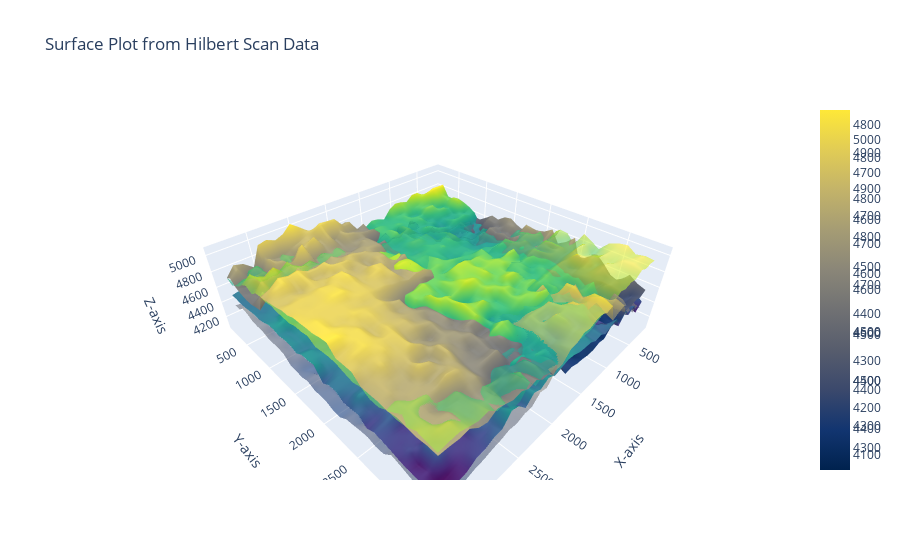

The cell this chart's notebook holds for it:
### Code cell
#load data
path_hil = "new_hilberts\\hilbert scan1.csv"
hil_data = np.loadtxt(path_hil,delimiter=',',skiprows=1,usecols=(0,1,2,3,4,5),max_rows=1024)
# Scattered data
x,y = hil_data[:,0],hil_data[:,1]
z,z1,z2,z3 = hil_data[:,2],hil_data[:,3],hil_data[:,4],hil_data[:,5]
grid_x, grid_y = np.linspace(min(x), max(x), 32), np.linspace(min(y), max(y), 32)
grid_X, grid_Y = np.meshgrid(grid_x, grid_y)

# Interpolate z values onto the grid
grid_Z = griddata((x, y), z, (grid_X, grid_Y), method='cubic')
grid_Z1 = griddata((x, y), z1, (grid_X, grid_Y), method='cubic')
grid_Z2 = griddata((x, y), z2, (grid_X, grid_Y), method='cubic')
grid_Z3 = griddata((x, y), z3, (grid_X, grid_Y), method='cubic')
# Create the surface plot
fig = go.Figure()
fig.add_trace(go.Surface(z=grid_Z, x=grid_x, y=grid_y, colorscale='Viridis',name='NE',opacity=0.6))
fig.add_trace(go.Surface(z=grid_Z1, x=grid_x, y=grid_y, colorscale='Cividis',name='NW',opacity=0.6))
fig.add_trace(go.Surface(z=grid_Z2, x=grid_x, y=grid_y, colorscale='Viridis',name='SE'))
fig.add_trace(go.Surface(z=grid_Z3, x=grid_x, y=grid_y, colorscale='Cividis',name='SW'))

# Customize layout
fig.update_layout(
    title='Surface Plot from Hilbert Scan Data',
    scene=dict(
        xaxis_title='X-axis',
        yaxis_title='Y-axis',
        zaxis=dict(
            title='Z-axis',
            type='linear',  # Use logarithmic scaling
            autorange=True,  # Automatically adjust axis limits based on data
        )
        
    ),
        # Adjust the camera view to zoom in on z-axis

    # margin=dict(l=0, r=0, t=200, b=100)
)

### Figure 1 — Plotly figure (JSON) as saved in the notebook; plotly's stock layout.template omitted (floating-point values rounded to 4 significant figures; data arrays with more than 128 entries replaced by an {"elided": "..."} marker saying what was removed)
{"data": [{"colorscale": [[0, "#440154"], [0.1111, "#482878"], [0.2222, "#3e4989"], [0.3333, "#31688e"], [0.4444, "#26828e"], [0.5556, "#1f9e89"], [0.6667, "#35b779"], [0.7778, "#6ece58"], [0.8889, "#b5de2b"], [1, "#fde725"]], "name": "NE", "opacity": 0.6, "type": "surface", "x": [184, 286.4, 388.7, 491.1, 593.4, 695.8, 798.1, 900.5, 1003.0, 1105.0, 1208.0, 1310.0, 1412.0, 1515.0, 1617.0, 1719.0, 1822.0, 1924.0, 2026.0, 2129.0, 2231.0, 2333.0, 2436.0, 2538.0, 2641.0, 2743.0, 2845.0, 2948.0, 3050.0, 3152.0, 3255.0, 3357], "y": [184, 286.4, 388.7, 491.1, 593.4, 695.8, 798.1, 900.5, 1003.0, 1105.0, 1208.0, 1310.0, 1412.0, 1515.0, 1617.0, 1719.0, 1822.0, 1924.0, 2026.0, 2129.0, 2231.0, 2333.0, 2436.0, 2538.0, 2641.0, 2743.0, 2845.0, 2948.0, 3050.0, 3152.0, 3255.0, 3357], "z": {"elided": "32x32 float values"}}, {"colorscale": [[0, "#00224e"], [0.1111, "#123570"], [0.2222, "#3b496c"], [0.3333, "#575d6d"], [0.4444, "#707173"], [0.5556, "#8a8678"], [0.6667, "#a59c74"], [0.7778, "#c3b369"], [0.8889, "#e1cc55"], [1, "#fee838"]], "name": "NW", "opacity": 0.6, "type": "surface", "x": [184, 286.4, 388.7, 491.1, 593.4, 695.8, 798.1, 900.5, 1003.0, 1105.0, 1208.0, 1310.0, 1412.0, 1515.0, 1617.0, 1719.0, 1822.0, 1924.0, 2026.0, 2129.0, 2231.0, 2333.0, 2436.0, 2538.0, 2641.0, 2743.0, 2845.0, 2948.0, 3050.0, 3152.0, 3255.0, 3357], "y": [184, 286.4, 388.7, 491.1, 593.4, 695.8, 798.1, 900.5, 1003.0, 1105.0, 1208.0, 1310.0, 1412.0, 1515.0, 1617.0, 1719.0, 1822.0, 1924.0, 2026.0, 2129.0, 2231.0, 2333.0, 2436.0, 2538.0, 2641.0, 2743.0, 2845.0, 2948.0, 3050.0, 3152.0, 3255.0, 3357], "z": {"elided": "32x32 float values"}}, {"colorscale": [[0, "#440154"], [0.1111, "#482878"], [0.2222, "#3e4989"], [0.3333, "#31688e"], [0.4444, "#26828e"], [0.5556, "#1f9e89"], [0.6667, "#35b779"], [0.7778, "#6ece58"], [0.8889, "#b5de2b"], [1, "#fde725"]], "name": "SE", "type": "surface", "x": [184, 286.4, 388.7, 491.1, 593.4, 695.8, 798.1, 900.5, 1003.0, 1105.0, 1208.0, 1310.0, 1412.0, 1515.0, 1617.0, 1719.0, 1822.0, 1924.0, 2026.0, 2129.0, 2231.0, 2333.0, 2436.0, 2538.0, 2641.0, 2743.0, 2845.0, 2948.0, 3050.0, 3152.0, 3255.0, 3357], "y": [184, 286.4, 388.7, 491.1, 593.4, 695.8, 798.1, 900.5, 1003.0, 1105.0, 1208.0, 1310.0, 1412.0, 1515.0, 1617.0, 1719.0, 1822.0, 1924.0, 2026.0, 2129.0, 2231.0, 2333.0, 2436.0, 2538.0, 2641.0, 2743.0, 2845.0, 2948.0, 3050.0, 3152.0, 3255.0, 3357], "z": {"elided": "32x32 float values"}}, {"colorscale": [[0, "#00224e"], [0.1111, "#123570"], [0.2222, "#3b496c"], [0.3333, "#575d6d"], [0.4444, "#707173"], [0.5556, "#8a8678"], [0.6667, "#a59c74"], [0.7778, "#c3b369"], [0.8889, "#e1cc55"], [1, "#fee838"]], "name": "SW", "type": "surface", "x": [184, 286.4, 388.7, 491.1, 593.4, 695.8, 798.1, 900.5, 1003.0, 1105.0, 1208.0, 1310.0, 1412.0, 1515.0, 1617.0, 1719.0, 1822.0, 1924.0, 2026.0, 2129.0, 2231.0, 2333.0, 2436.0, 2538.0, 2641.0, 2743.0, 2845.0, 2948.0, 3050.0, 3152.0, 3255.0, 3357], "y": [184, 286.4, 388.7, 491.1, 593.4, 695.8, 798.1, 900.5, 1003.0, 1105.0, 1208.0, 1310.0, 1412.0, 1515.0, 1617.0, 1719.0, 1822.0, 1924.0, 2026.0, 2129.0, 2231.0, 2333.0, 2436.0, 2538.0, 2641.0, 2743.0, 2845.0, 2948.0, 3050.0, 3152.0, 3255.0, 3357], "z": {"elided": "32x32 float values"}}], "layout": {"scene": {"xaxis": {"title": {"text": "X-axis"}}, "yaxis": {"title": {"text": "Y-axis"}}, "zaxis": {"autorange": true, "title": {"text": "Z-axis"}, "type": "linear"}}, "title": {"text": "Surface Plot from Hilbert Scan Data"}}}
